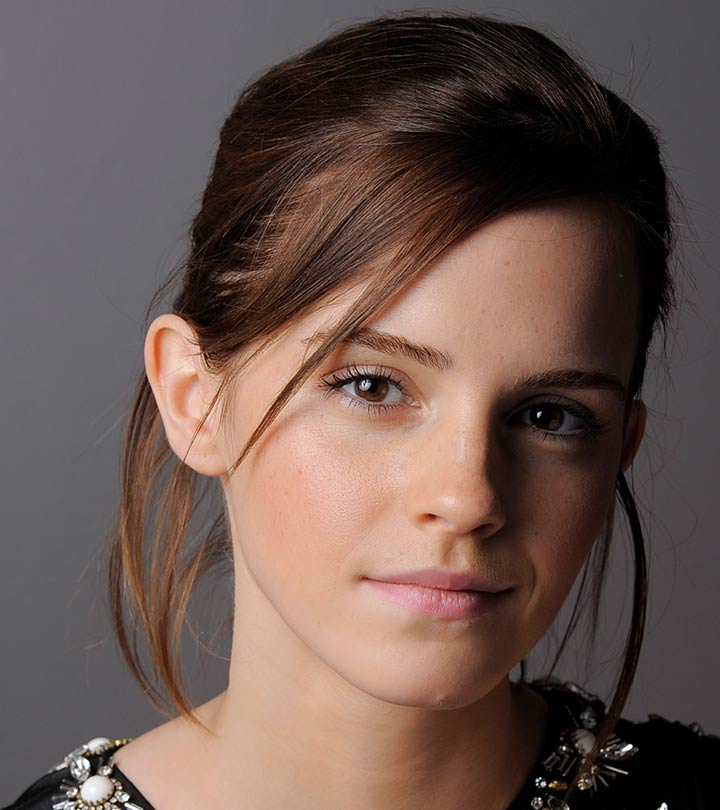
#> input picture a1images/emma.jpg, 720 x 810 px
$ jupyter execute a1.ipynb
#> lines starting #> are read from the running program, lines starting #| are printed output that depends on the picture
# EN3160 Assignment 01 - Intensity Transformations and Neighborhood Filtering

## Task 1

[cell 1]
import cv2 as cv
import numpy as np
import matplotlib.pyplot as plt
f = cv.imread('./a1images/emma.jpg',cv.IMREAD_GRAYSCALE)
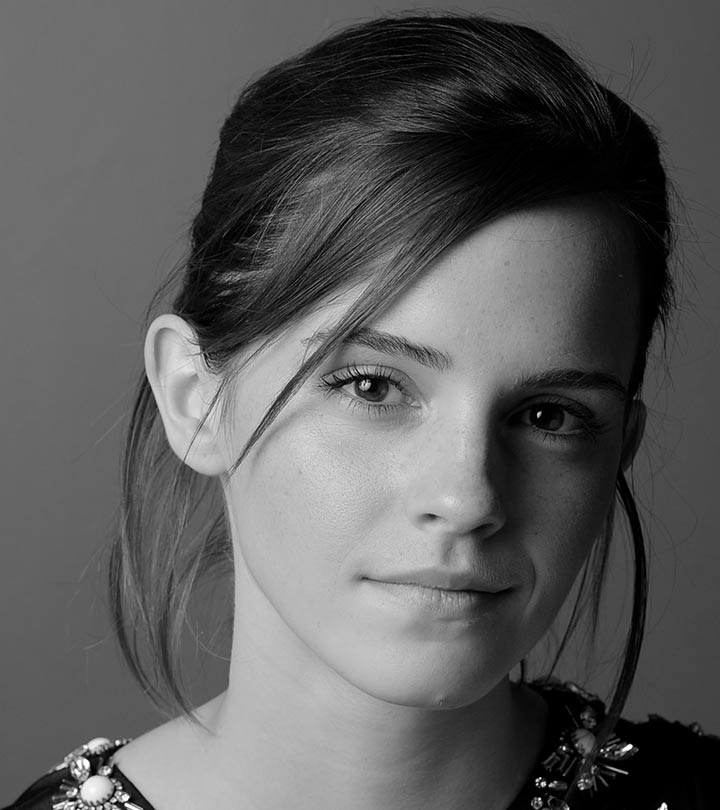
#> f: shape (810, 720); min 0, max 255, mean 92.3
assert f is not None

t1 = np.linspace(0,50,50+1-0,dtype=np.uint8)
t2 = np.linspace(50+1,100,50-50,dtype=np.uint8)
t3 = np.linspace(100+1,255,150-50,dtype=np.uint8)
t4 = np.linspace(255,150,150-150,dtype=np.uint8)
t5 = np.linspace(150+1,255,255-150,dtype=np.uint8)
t = np.concatenate((t1,t2),axis=0).astype(np.uint8)
t = np.concatenate((t,t3),axis=0).astype(np.uint8)
t = np.concatenate((t,t4),axis=0).astype(np.uint8)
t = np.concatenate((t,t5),axis=0).astype(np.uint8)


g=cv.LUT(f,t)
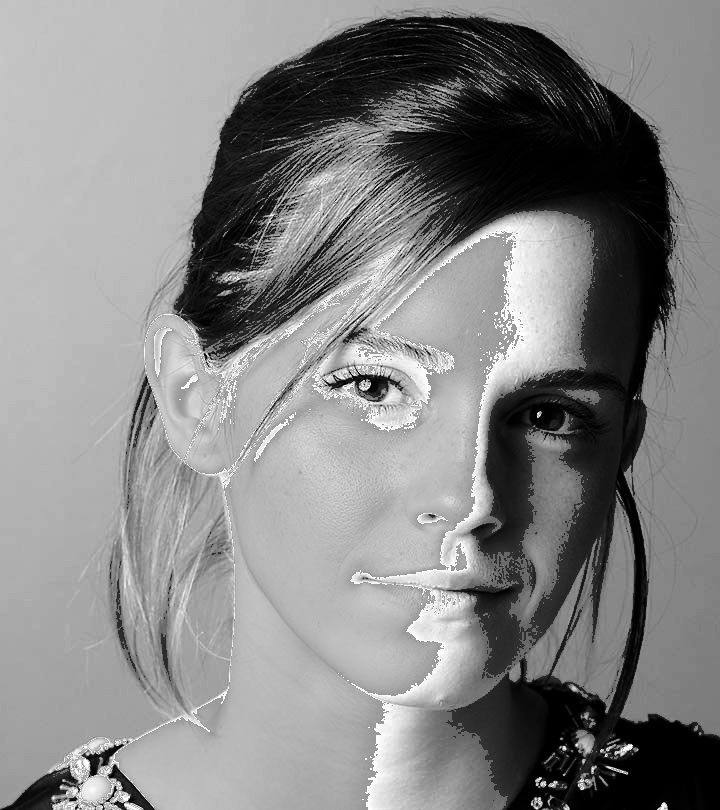
#> g: shape (810, 720); min 0, max 255, mean 132.9

fig,ax = plt.subplots(1,3,figsize=(15,5))
ax[0].plot(t,'black',label="Transformation")
ax[1].imshow(f,cmap='gray')
ax[1].set_title("Original")
ax[2].imshow(g,cmap='gray')
ax[2].set_title("Transformed")
for a in ax[1:]:
  a.axis('off')
plt.show()
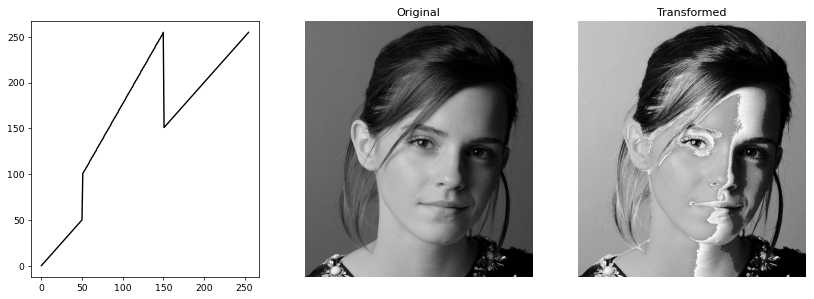
#> figure drawn by matplotlib, 3 panels; panel 1: curve peaks at x = 150, y = 255

## Task 2

[cell 2]
import cv2 as cv
import numpy as np
import matplotlib.pyplot as plt
f = cv.imread('./a1images/brain_proton_density_slice.png',cv.IMREAD_GRAYSCALE)
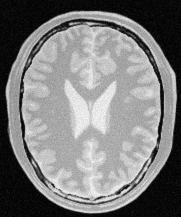
#> input picture a1images/brain_proton_density_slice.png, 181 x 217 px
#> f is the input picture: shape (217, 181); min 0, max 251, mean 123.7
assert f is not None

t1 = np.linspace(255,255,50+1-0,dtype=np.uint8)
t2 = np.linspace(255,50,50-50,dtype=np.uint8)
t3 = np.linspace(50+1,220,220-50,dtype=np.uint8)
t4 = np.linspace(220+1,255,220-220,dtype=np.uint8)
t5 = np.linspace(255,255,255-220,dtype=np.uint8)
t = np.concatenate((t1,t2),axis=0).astype(np.uint8)
t = np.concatenate((t,t3),axis=0).astype(np.uint8)
t = np.concatenate((t,t4),axis=0).astype(np.uint8)
t = np.concatenate((t,t5),axis=0).astype(np.uint8)


g=cv.LUT(f,t)
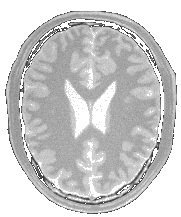
#> g: shape (217, 181); min 51, max 255, mean 202.8

fig,ax = plt.subplots(1,3,figsize=(15,5))
ax[0].plot(t,'black',label="Transformation")
ax[1].imshow(f,cmap='gray')
ax[1].set_title("Original")
ax[2].imshow(g,cmap='gray')
ax[2].set_title("Transformed")
for a in ax[1:]:
  a.axis('off')
plt.show()
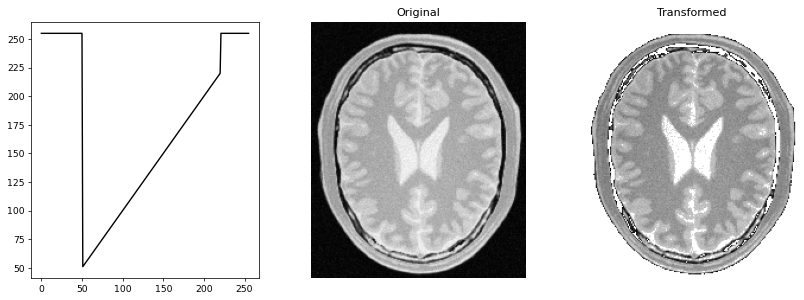
#> figure drawn by matplotlib, 3 panels; panel 1: curve peaks at x = 0, y = 255
